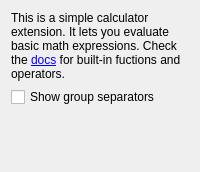
<?xml version="1.0" encoding="UTF-8"?>
<ui version="4.0">
 <class>Calculator::ConfigWidget</class>
 <widget class="QWidget" name="Calculator::ConfigWidget">
  <layout class="QVBoxLayout" name="verticalLayout_2">
   <item>
    <widget class="QLabel" name="label">
     <property name="text">
      <string>&lt;html&gt;&lt;head/&gt;&lt;body&gt;&lt;p&gt;This is a simple calculator extension. It lets you evaluate basic math expressions. Check the &lt;a href=&quot;https://albertlauncher.github.io/docs/extensions/calculator/&quot;&gt;&lt;span style=&quot; text-decoration: underline; color:#0000ff;&quot;&gt;docs&lt;/span&gt;&lt;/a&gt; for built-in fuctions and operators.&lt;/p&gt;&lt;/body&gt;&lt;/html&gt;</string>
     </property>
     <property name="wordWrap">
      <bool>true</bool>
     </property>
    </widget>
   </item>
   <item>
    <widget class="QCheckBox" name="checkBox_groupsep">
     <property name="text">
      <string>Show group separators</string>
     </property>
    </widget>
   </item>
   <item>
    <spacer name="verticalSpacer">
     <property name="orientation">
      <enum>Qt::Vertical</enum>
     </property>
     <property name="sizeHint" stdset="0">
      <size>
       <width>20</width>
       <height>40</height>
      </size>
     </property>
    </spacer>
   </item>
  </layout>
 </widget>
 <resources/>
 <connections/>
</ui>
